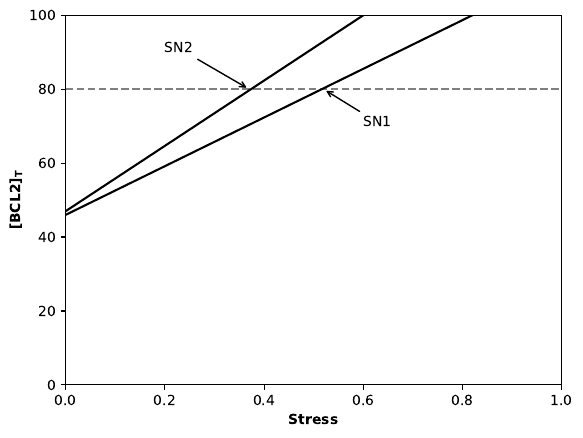

Generate this figure with Python:

from scipy.optimize import fsolve

def steady_state(x,Stress):
    BAXm_F = BAX_T-x[0]-x[1]
    BCL2_F = BCL2_T-x[3]-x[1]
    return [-(k_f1 + k_f2 * x[2]) * x[0] + k_b * BAXm_F + k_b * x[1],
            k_asBAXmBCL2 * BAXm_F * BCL2_F - k_dsBAXmBCL2 * x[1] - k_b * x[1],
            k_prime_sBH3 + k_prime2_sBH3 * Stress - k_dBH3 * x[2] - k_asBH3BCL2 * x[2] * BCL2_F + k_dsBH3BCL2 * x[3],
            k_asBH3BCL2 * x[2] * BCL2_F - k_dsBH3BCL2 * x[3] - k_dBH3 * x[3],
            ]

root  = fsolve(func=steady_state,x0=[66.6,33.4,0,16],args=(0.5,))
BAXm_F_ss = BAX_T-root[0]-root[1]

# let's try to plot the one-paramter bifurcation (Figure4.F)
fig,ax = plt.subplots()
ax.set_xlim([0,1])
ax.set_ylim([0,100])
ax.set_xlabel('Stress',weight='bold')
ax.set_ylabel(r'$\mathbf{[BCL2]_T}$')
ax.axhline(y=80,c='grey',linestyle='--')
ax.plot([0,0.82],[46,100],c='k')
ax.plot([0,0.6],[47,100],c='k')
ax.annotate(s='SN1',xy=(0.52,80),xytext=(0.6,70),arrowprops={'arrowstyle':'->'})
ax.annotate(s='SN2',xy=(0.37,80),xytext=(0.2,90),arrowprops={'arrowstyle':'->'})
plt.savefig('/Users/[user]/Desktop/github/exercise_codes/ODE/final/paper2_F.pdf',bbox_inches='tight')




